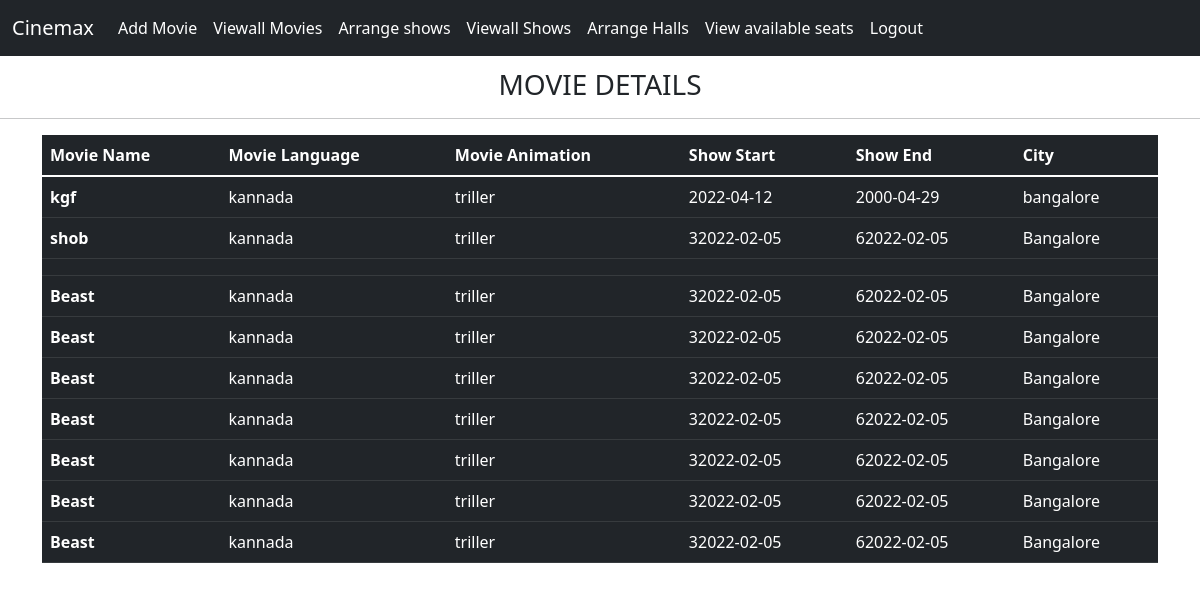
Page /viewallmovies on the committed database.
### tables this page shows
CREATE TABLE PICTURE(
                            MOVIEID INTEGER PRIMARY KEY AUTOINCREMENT,
                            MOVIENAME TEXT,
                            LANGUAGE TEXT,
                            MOVIEANIMATION TEXT,
                            SHOWSTART TEXT,
                             SHOWEND TEXT,
                             CITYNAME TEXT);

### main.py (the view)
@app.route("/viewallmovies")
def viewall():
    cur = conn.cursor()
    cur.execute("SELECT * FROM PICTURE")
    res = cur.fetchall()
    return render_template("viewallmovies.html", cinemas=res)

### templates/viewallmovies.html
{% extends "base.html" %}
{% block content %}
<h3 style="text-align: center; margin-top: 1%;">MOVIE DETAILS</h3>
<hr>
    <div class="container">
        <div class="row">
            <div class="col col-12 col-sm-12 col-md-12 col-lg-12 col-xl-12 col-xxl-12">
                <table class="table table-dark">
                    <thead>
                    <tr>
                        <th scope="col">Movie Name</th>
                        <th scope="col">Movie Language</th>
                        <th scope="col">Movie Animation</th>
                        <th scope="col">Show Start</th>
                        <th scope="col">Show End</th>
                        <th scope="col">City</th>
                    </tr>
                    </thead>
                    <tbody>
                    {% for i in cinemas %}
                    <tr>
                        <th scope="row">{{ i[1] }}</th>
                        <td>{{ i[2] }}</td>
                        <td>{{ i[3] }}</td>
                        <td>{{ i[4] }}</td>
                        <td>{{ i[5] }}</td>
                        <td>{{ i[6] }}</td>
                    </tr>
                    {% endfor %}
                    </tbody>
                </table>
            </div>
        </div>
    </div>
{% endblock %}

### templates/base.html (shortened to what this page needs)
<!DOCTYPE html>
<html lang="en">
<head>
    <link href="https://cdn.jsdelivr.net/npm/bootstrap@5.1.3/dist/css/bootstrap.min.css" rel="stylesheet">
</head>
    <nav class="navbar navbar-expand-lg navbar-dark bg-dark data-bs-toggle">
        <div class="container-fluid">
          <a class="navbar-brand" href="/dashboard">Cinemax</a>
          <div class="collapse navbar-collapse" id="navbarNav">
            <ul class="navbar-nav">
                <li class="nav-item">
                    <a class="nav-link active" aria-current="page" href="/ownerdashboard">Add Movie</a>
                  </li>
              <li class="nav-item">
                <a class="nav-link active" aria-current="page" href="/viewallmovies">Viewall Movies</a>
              </li>
                <li class="nav-item">
                <a class="nav-link active" aria-current="page" href="/showsDashboard">Arrange shows</a>
              </li>
                <li class="nav-item">
                <a class="nav-link active" aria-current="page" href="/viewallshows">Viewall Shows</a>
              </li>
              <li class="nav-item">
                <a class="nav-link active" aria-current="page" href="/showsHalls">Arrange Halls</a>
              </li>
              <li class="nav-item">
                <a class="nav-link active" aria-current="page" href="/ViewSeats">View available seats</a>
              </li>
              <li class="nav-item">
                <a class="nav-link active" aria-current="page" href="/">Logout</a>
              </li>
            </ul>
          </div>
        </div>
      </nav>
      {% block content %}
      {% endblock %}
</body>
</html>

### rows in the picture
PICTURE: MOVIENAME "kgf", LANGUAGE "kannada", MOVIEANIMATION "triller", SHOWSTART "2022-04-12", SHOWEND "2000-04-29", CITYNAME "bangalore"
PICTURE: MOVIENAME "shob", LANGUAGE "kannada", MOVIEANIMATION "triller", SHOWSTART "32022-02-05", SHOWEND "62022-02-05", CITYNAME "Bangalore"
PICTURE: MOVIENAME "Beast", LANGUAGE "kannada", MOVIEANIMATION "triller", SHOWSTART "32022-02-05", SHOWEND "62022-02-05", CITYNAME "Bangalore"
PICTURE: MOVIENAME "Beast", LANGUAGE "kannada", MOVIEANIMATION "triller", SHOWSTART "32022-02-05", SHOWEND "62022-02-05", CITYNAME "Bangalore"
PICTURE: MOVIENAME "Beast", LANGUAGE "kannada", MOVIEANIMATION "triller", SHOWSTART "32022-02-05", SHOWEND "62022-02-05", CITYNAME "Bangalore"
PICTURE: MOVIENAME "Beast", LANGUAGE "kannada", MOVIEANIMATION "triller", SHOWSTART "32022-02-05", SHOWEND "62022-02-05", CITYNAME "Bangalore"
PICTURE: MOVIENAME "Beast", LANGUAGE "kannada", MOVIEANIMATION "triller", SHOWSTART "32022-02-05", SHOWEND "62022-02-05", CITYNAME "Bangalore"
PICTURE: MOVIENAME "Beast", LANGUAGE "kannada", MOVIEANIMATION "triller", SHOWSTART "32022-02-05", SHOWEND "62022-02-05", CITYNAME "Bangalore"
PICTURE: MOVIENAME "Beast", LANGUAGE "kannada", MOVIEANIMATION "triller", SHOWSTART "32022-02-05", SHOWEND "62022-02-05", CITYNAME "Bangalore"
